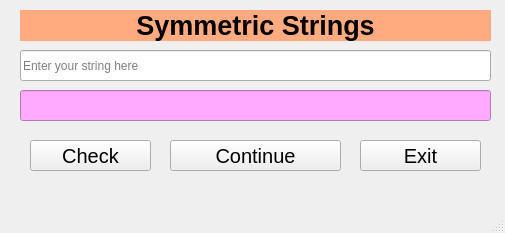
<?xml version="1.0" encoding="UTF-8"?>
<ui version="4.0">
 <class>MainWindow</class>
 <widget class="QMainWindow" name="MainWindow">
  <property name="geometry">
   <rect>
    <x>0</x>
    <y>0</y>
    <width>505</width>
    <height>233</height>
   </rect>
  </property>
  <property name="windowTitle">
   <string>Nguyễn Võ Như Ngọc</string>
  </property>
  <widget class="QWidget" name="centralwidget">
   <widget class="QLabel" name="label">
    <property name="geometry">
     <rect>
      <x>20</x>
      <y>10</y>
      <width>471</width>
      <height>31</height>
     </rect>
    </property>
    <property name="font">
     <font>
      <pointsize>20</pointsize>
      <weight>75</weight>
      <bold>true</bold>
     </font>
    </property>
    <property name="styleSheet">
     <string notr="true">background-color: rgb(255, 170, 127);</string>
    </property>
    <property name="text">
     <string>Symmetric Strings</string>
    </property>
    <property name="alignment">
     <set>Qt::AlignCenter</set>
    </property>
   </widget>
   <widget class="QLineEdit" name="lineEditString">
    <property name="geometry">
     <rect>
      <x>20</x>
      <y>50</y>
      <width>471</width>
      <height>31</height>
     </rect>
    </property>
    <property name="text">
     <string/>
    </property>
    <property name="placeholderText">
     <string>Enter your string here</string>
    </property>
   </widget>
   <widget class="QLineEdit" name="lineEditResult">
    <property name="geometry">
     <rect>
      <x>20</x>
      <y>90</y>
      <width>471</width>
      <height>31</height>
     </rect>
    </property>
    <property name="styleSheet">
     <string notr="true">background-color: rgb(255, 170, 255);</string>
    </property>
   </widget>
   <widget class="QPushButton" name="pushButtonCheck">
    <property name="geometry">
     <rect>
      <x>30</x>
      <y>140</y>
      <width>121</width>
      <height>31</height>
     </rect>
    </property>
    <property name="font">
     <font>
      <pointsize>15</pointsize>
     </font>
    </property>
    <property name="text">
     <string>Check</string>
    </property>
    <property name="icon">
     <iconset>
      <normaloff>image/299110_check_sign_icon.png</normaloff>image/299110_check_sign_icon.png</iconset>
    </property>
    <property name="iconSize">
     <size>
      <width>25</width>
      <height>25</height>
     </size>
    </property>
   </widget>
   <widget class="QPushButton" name="pushButtonContinue">
    <property name="geometry">
     <rect>
      <x>170</x>
      <y>140</y>
      <width>171</width>
      <height>31</height>
     </rect>
    </property>
    <property name="font">
     <font>
      <pointsize>15</pointsize>
     </font>
    </property>
    <property name="text">
     <string>Continue</string>
    </property>
    <property name="icon">
     <iconset>
      <normaloff>image/3279059_continue_next_go on_keep on_move_icon.png</normaloff>image/3279059_continue_next_go on_keep on_move_icon.png</iconset>
    </property>
    <property name="iconSize">
     <size>
      <width>25</width>
      <height>25</height>
     </size>
    </property>
   </widget>
   <widget class="QPushButton" name="pushButtonExit">
    <property name="geometry">
     <rect>
      <x>360</x>
      <y>140</y>
      <width>121</width>
      <height>31</height>
     </rect>
    </property>
    <property name="font">
     <font>
      <pointsize>15</pointsize>
     </font>
    </property>
    <property name="text">
     <string>Exit</string>
    </property>
    <property name="icon">
     <iconset>
      <normaloff>image/1790660_cancel_close_delete_discard_exit_icon.png</normaloff>image/1790660_cancel_close_delete_discard_exit_icon.png</iconset>
    </property>
    <property name="iconSize">
     <size>
      <width>25</width>
      <height>25</height>
     </size>
    </property>
   </widget>
  </widget>
  <widget class="QMenuBar" name="menubar">
   <property name="geometry">
    <rect>
     <x>0</x>
     <y>0</y>
     <width>505</width>
     <height>18</height>
    </rect>
   </property>
  </widget>
  <widget class="QStatusBar" name="statusbar"/>
 </widget>
 <resources/>
 <connections/>
</ui>
